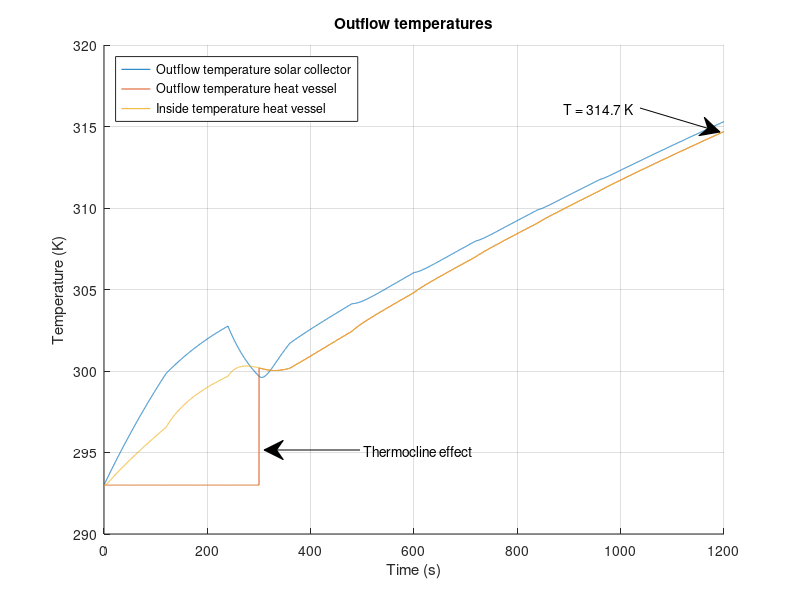

This figure's MATLAB source:
%%%%%%%%%%%%%%%%%%%%%%%%%%%%%%%%%%%%%%%%%%%%
% Matlab model for Solar Collector Group 10%
%%%%%%%%%%%%%%%%%%%%%%%%%%%%%%%%%%%%%%%%%%%%
clc;
clear;
close all;
%%
%%%%%%%%%%%
%Constants%
%%%%%%%%%%%
%Natural costants:
    sigma = 5.67*10^(-8);                       %Stefan-Boltzmann constant
    v_out = 4.5;                                %Velocity of air outside the solar collector [m/s]
    v_in = 0;                                   %Velocity of air inside the solar collector [m/s]
%Emissivity
    e_Cu = 0.22;                                %Copper tube, value 0.052
    e_glass = 0.94;
    e_PVC = 0.91;                               %PVC tube
    e_foam = 0.9;                               %foam foil
    e_Al = 0.04;                                %Aluminum tape
    e_paint = 0.95;                             %Emissivity of black paint (for comparison)
    e_wood = 0.94;
    e_CuMatte = 0.22;                           %Emissivity of the copper tube after making it less reflective (for comparison)
%Thermal conductivity
    k_air = 0.026;                              %Air [W/(m*K)]
    k_tempex =0.03;                             %Tempex plate [W/(m*K)]
    k_Cu = 400;                                 %Copper tube [W/(m*K)]
    k_wood = 0.12;                              %Wood casing [W/(m*K)]
    k_Po = 0.13;                                %Polyurethane tube [W/(m*K)]
    k_PVC = 0.19;                               %PVC thermal conduc [W/(m*K)]
    k_foil = 0.04;                              %Polyethylene foam foil [W/(m*K)]
    k_glass = 0.96;                             %Thermal conductivity of the glass plate [W/(m*K)]
%Heat transfer coefficient
    h_out_air = 10.45 - v_out + 10*(v_out)^(1/2);%Outside solar collector air [W/(m^2*K)]
    h_in_air = 10.45 - v_in + 10*(v_in)^(1/2);  %Inside solar collector air [W/(m^2*K)]
    h_air = 2.5;                                %Still standing 298K air [W/(m^2*K)]
%Specific heat
    c_water = 4186;                             %Specific heat water [J/kgK]
    c_Cu = 386;                                 %Specific heat copper [J/kgK]
    c_Al = 922;                                 %Specific heat aluminium[J/kgK]
    c_air = 1007;                               %Specific heat air[J/kgK]
%Measurements
    D_Cu = 0.012;                               %Diameter of the copper tube [m]
    D_PolyTube = 0.008;                         %Diameter of the polyurathane pump tubes [m]
    R_Cu1 = 0.005;                              %Inner radius of the copper tube [m]
    R_Cu2 = 0.006;                              %Outer radius of  the copper tube [m]
    V_air = 0.04911;                            %Volume of the air in the solar collector [m^3]
    V_Al = 8.96*10^(-5);                        %Total volume of the aluminum tape
    L_Cu_SC = 6.63;                             %Length of the copper tube in the solar collector [m]
    L_CuTube = 6.630;                           %Total length of tube that's exposed to the air [m]
    L_PolyTube1 = 3;                            %Total length of polyurathane pump tube 1 [m]
    L_PolyTube2 = 3;                            %Total length of polyurathane pump tube 2 [m]
    d_frame = 0.05;                             %Thickness of the pinewood frame [m]
%Measurements Heat storage vessel
    D_pvc = 0.050;                              %Diameter PVC tube [m]
    R_pvcThick = 0.0018;                        %PVC wall thickness
    R_pvc1 = (D_pvc/2) - R_pvcThick;            %Inner Radius PVC tube [m]
    R_pvc2 = (D_pvc/2);                         %Outer Radius PVC tube [m]
    N_insLayers = 6;                            %Number of insulating polyethylene foam foil layers [m]
    R_polyFoil = N_insLayers * 0.003;           %Radius thickness polyethylene foam foil [m]
    L_Tube_HV = 0.71;                           %PVC length [m]
%Measurements for in- and outlet connectors
    D_Po = 0.012;                               %Diameter of the polyurethane tube [m]
    R_Po1 = 0.004;                              %Inner radius of the polyurethane tube [m]
    R_Po2 = 0.006;                              %Outer radius of the polyurethane tube [m]
    L_Tube_HV_to_SC = 3;                        %Half of general setup length, HV to SC [m]
    L_Tube_SC_to_HV = 3;                        %Half of general setup length, SC to HV [m]
%Areas
    A_RadCu = 4*D_Cu*1.4+3*0.5*0.25*pi*(0.0898^2-0.0778^2)+2*0.012*0.15; %Sunlit area of the copper tube [m^2]
    A_RadAl = 0.670*1.4 - 4*0.012*1.4;                      %Sunlit area of the aluminum troughs [m^2]
    A_AirCu = 1.4*pi*D_Cu + 3*4.9594762*10^(-3) + 0.05*pi*D_Cu + 2*0.1*pi*D_Cu; %Area of the copper tube that's exposed to the air [m^2]
    A_AirTape = 1.971;                                      %Area of the aluminum tape that is exposed to the air [m^2]
    A_AirSS = 2*(1.64*0.67)+2*(0.67*0.065)+2*(0.065*1.72);  %Area of solar collector that is exposed to the air [m^2]
    A_frame = 2*(0.67*0.065)+2*(0.065*1.72);                %Area of sides touching pinewood [m^2]
    A_HV = 2*pi*(R_pvc2+R_polyFoil)*L_Tube_HV;              %Area of heat vessel [m^2] %%%%CHECK THIS
%Intensity
    I_sun = 1000;                               %Intensity of the artificial sun [W/m^2]
    I_glass = 950;                              %Intensity after absorption of glass plate [W/m^2]
%Temperatures
    T_sur = 293;                                %Temperature of the surroundings [K]
    T_in = 293;                                 %Temperature of the incoming water [K]
%Density
    rho_w = 1000;                               %Density of water [kg/m^3]
    rho_Cu = 8.3*10^3;                          %Density of copper [kg/m^3]
    rho_air = 1.29;                             %Density of air [kg/m^3]
    rho_Al = 2.70*10^3;                         %Density of aluminum [kg/m^3]
%Variables
    test_length = 20;                           %Given time in test [minutes]
    flowrate = 0.1;                             %Initial flowrate [L/min]
%%
%%%%%%%%%%%%%%
%Calculations%
%%%%%%%%%%%%%%
%%Aluminium reflection and absorption rates%%
dQdt_RadAl = (1-e_Al)*A_RadAl*I_glass;                                      %Energy that is reflected by the aluminum tape [W]
dQdt_RadAl_in = (e_Al)*A_RadAl*I_glass;                                     %Energy that is absorbed by the aluminum tape [W]
dQdt_RadCu = e_Cu*A_RadCu*I_glass + e_Cu*dQdt_RadAl;                        %Energy that is absorbed by the copper tube due to radiation [W]

%%Length of simulation%%
t_end = test_length*60;                                                     %End time [s]
t_step = 0.1;                                                               %Step size [s]
Steps = t_end/t_step;                                                       %Amount of steps

%%HEAT VESSEL%%
T_HV_table = zeros(3,Steps+1);                                              %Heat vessel table for data logging
T_HV_table(1,:) = 0:t_step:t_end;
T_HV_out=T_in;                                                              %Beginning temperature of water in the heat vessel [K]
m_SC_water = 0.512;                                                         %Max mass of water in the solar collector [kg]
m_HV_water = 1.2;                                                           %Max mass of water in the heat vessel  [kg]
m_out_tube =1/4*pi*((D_Po -2*0.002)^2)*L_Tube_HV_to_SC ;                    %Max mass of water in the outlettubing [kg]
m_hv_frac = 0;                                                              %Initial fraction hot water to cold water [-]

%%Thermocline HV start values%%
m_HV_new = 0;                                                               %Starting mass of hot water in HV  [kg]
m_HV_old = m_HV_water;                                                      %Starting mass of cold water in HV [kg]
T_HV_inside = T_in;                                                         %Starting temperature HV [K]

%%Tube Heat vessel --> Solar Collector%%
m_PolyTube1_water = (1/4)*pi*D_PolyTube^2*L_PolyTube1*rho_w;                %Maximum amount of water in the tube [kg]
T_SC_in = T_in;                                                             %Starting temperature [K]

%%SOLAR COLLECTOR%%
T_SC_table = zeros(3,Steps+1);                                              %Solar collector table for data logging
T_SC_table(1,:) = 0:t_step:t_end;
T_SC_out=T_in;                                                              %Beginning temperature of water in the solar collector [K]

%SC glass plate calculations
d_glass = 0.004;                                                            %Thickness of the glass plate [m]
A_glass = 0.67*(1.640+0.080);                                               %Area of the glass plate [m]

%%Tube Solar Collector --> Heat vessel%%
m_PolyTube2_water = (1/4)*pi*D_PolyTube^2*L_PolyTube2*rho_w;                %Maximum amount of water in the tube [kg]
T_HV_in = T_in;                                                             %Starting temperature [K]

%%General%%
m_Cu = (L_Cu_SC*pi*R_Cu2^2 - L_Cu_SC*pi*R_Cu1^2)*rho_Cu;                    %Mass of the copper tube in the solar collector [kg]
m_air = rho_air*V_air;                                                      %Mass of the air in the solar collector [kg]
m_Al = rho_Al*V_Al;                                                         %Total mass of the aluminum tape [kg]
T_air = T_in;                                                               %Starting temperature of the air [K]
T_Al = T_in;                                                                %Starting temperature of the aluminum tape [K]
m_flow = (flowrate/60/1000)*rho_w*t_step;                                   %Mass of water inflow from pump during t_step [kg]
%%
for t=0:t_step:t_end
    %%
    %%%%%%%%%%%%%%%%%%%%%%%%%%%%%%%%%%%%%%%%
    %       Variable flowrate              %
    %%%%%%%%%%%%%%%%%%%%%%%%%%%%%%%%%%%%%%%%
    if (120<t && t<1080)                                                   %Varying flow rate between 2 minutes and 18 minutes
          xStart = 0.2;                                                    %Flow rate after 2 minutes
          steptime = 0.4;                                                  %Stepsize of the flow rate after every 2 minutes
          N = 8;                                                           %Amount of steps
          pump = xStart + (0:N-1)*steptime;                                %Ceating array with differnt flow rates
          flowrate = pump(round((t-60)/120));                              %At what time which array (flow rate) should be picked
          m_flow = (flowrate/60/1000)*rho_w*t_step;                        %Mass of water inflow from pump during t_step [kg]
    elseif (1080<t && t<1200)                                              %Flow rate between 18 minutes and 20 minutes
          flowrate = 3;                                                    %Flow rate [L/min]
          m_flow = (flowrate/60/1000)*rho_w*t_step;                        %Mass of water inflow from pump during t_step [kg]
    end
    %%
    %%%%%%%%%%%%%%%%%%%%%%%%%%%%%%%%%%%%%%%%
    %       Equations for the vessel       %
    %%%%%%%%%%%%%%%%%%%%%%%%%%%%%%%%%%%%%%%%    
    %%%%%Insulation heat loss%%%%
    R_HV_PVC_cond = R_pvc1/(k_PVC*(2*pi*R_pvc2*L_Tube_HV));                     %Thermal resitance of conduction through PVC [K/W]
    R_HV_ins_Cond =  (log((R_pvc2 + R_polyFoil)/R_pvc2)) / (k_foil*A_HV);   %Thermal resitance of conduction through poly foam foil [K/W]
    R_HV_ins_Conv = 1 / (h_air*A_HV);                                       %Thermal resitance of convection outside poly foam foil [K/W]
    HL_RadOut_PVC = e_PVC * sigma * A_HV * (T_HV_inside^4 - T_sur^4);   %Heat loss due to radiation PVC [W]
    HL_RadOut_foam = e_foam * sigma * A_HV * (T_HV_inside^4 - T_sur^4); %Heat loss due to radiation foam foil [W]
    R_HV_ins_total = R_HV_PVC_cond + R_HV_ins_Cond + R_HV_ins_Conv;         %Total thermal resistance in series [K/W]
    %Total heat flow through insulation multiplied with fraction hot water
    dQdt_HV_insulation = m_hv_frac*(-((T_HV_inside - T_sur ) / R_HV_ins_total)-HL_RadOut_PVC-HL_RadOut_foam);   
    
    %%%%%End caps heat loss%%%%
    R_HV_cap_Conv = 1 /h_air*pi*(R_pvc2+R_pvcThick).^2;                     %Thermal resistance due to convection on end caps [K/W]
    R_HV_cap1 = R_pvcThick / (k_PVC * (pi*R_pvc2).^2);                      %Thermal resistance end-cap [K/W]
    R_HV_cap2 = R_HV_cap1;                                                  %Thermal resistance upper end cap [K/W]
    if m_hv_frac == 1
        %If heatvessel is full of hot water, heat loss from both end caps is presumed
        R_HV_caps_total = R_HV_cap1 + R_HV_cap2 + 2*R_HV_cap_Conv;
        dQdt_HV_caps = -((T_HV_inside - T_sur ) / R_HV_caps_total);
    else
        %If hot water not at bottom HV, only 1 end-cap
        R_HV_caps_total = R_HV_cap1 + R_HV_cap_Conv;                        
        dQdt_HV_caps = -((T_HV_inside - T_sur ) / R_HV_caps_total);
    end
    
    %%%%Total heat flow storage vessel%%%%
    dQdt_HV_total = dQdt_HV_insulation + dQdt_HV_caps;                      %Total heat flow storage vessel [W/m^2]
    
    %%%%Calculate internal temperature%%%%
    delta_T = (dQdt_HV_total*t_step/(m_HV_water*c_water));                  %Resulting delta T of heat flow [K]
    T_HV_inside = T_HV_inside+delta_T;                                      %Resulting internal temperature [K]
    
    %%%%Thermocline effect%%%% 
    if (m_HV_new < m_HV_water)                                              % Cold region thermocline provides outlfow HV
        m_HV_new = m_HV_new + m_flow;
        T_HV_inside = (m_flow*T_HV_in + T_HV_inside*m_HV_new)/(m_HV_new + m_flow);
        m_hv_frac = m_HV_new / m_HV_water;                                  %Fraction hot to cold water in HV
        m_HV_old = m_HV_old - m_flow;
        T_HV_out = T_in;                                                    %Resulting temperature outlfow if full of hot water
    else                                                                    %Thermocline when cold water has been dispersed
        T_HV_inside = (m_flow*T_HV_in + T_HV_inside*m_HV_new)/(m_HV_new + m_flow);
        m_hv_frac = 1;                                                      %Fraction of cold water to hot water is 1, used for heat losses in HV
        T_HV_out = T_HV_inside;                                             %Resulting temperature outlfow if not full of hot water
    end
    
    %%%%Log HV data for plotting%%%%
    Column = round((1/t_step)*t+1);                                         %Table time step counter
    T_HV_table(2,Column)=T_HV_out;                                          %Assign value for T_HV_out to the right space
    T_HV_table(3,Column)=dQdt_HV_total;                                     %Assign value for dQdt_HV_total to the right space
    T_HV_table(4,Column)=T_HV_inside;                                       %Assign value for inside temperature heat vessel
    
    %%
    %%%%%%%%%%%%%%%%%%%%%%%%%%%%%%%%%%%%%%%%
    %Tube 1 Heat vessel --> Solar collector%
    %%%%%%%%%%%%%%%%%%%%%%%%%%%%%%%%%%%%%%%%
    %%%%Inflow temperature%%%%
    m_PolyTube1_old = m_PolyTube1_water - m_flow;                           %Mass of water from t-t_step [kg]
    m_PolyTube1_new = m_flow;                                               %Mass of water added to the heat vessel during t_step [kg]
    T_SC_in = (m_PolyTube1_old*T_SC_in + m_PolyTube1_new*T_HV_out)/(m_PolyTube1_old+m_PolyTube1_new); %Inflow temperature [K] 
    
    %%%%Thermal resistance%%%%
    R_tube_out_Cond =  (log(R_Po2 /R_Po1)) / ((2*pi*k_Po*L_Tube_HV_to_SC ));%Thermal resitance of conduction outlet tubing [K/W]
    R_tube_out_Conv = 1 / (h_air*(2*pi*R_Po2)*L_Tube_HV_to_SC) ;           %Thermal resitance of convection outlet tubing [K/W]
    R_tube_out_total = R_tube_out_Cond + R_tube_out_Conv;                  %Total thermal resistance in series [K/W]
    
    %%%%Total heat flowflow%%%%
    dQdt_PolyTube1_total = -((T_HV_out - T_sur ) / R_tube_out_total);       %Total heat flow HV to SC[W/m^2]
    
    %%%%Outflow temperature
    delta_T = (dQdt_PolyTube1_total*t_step/(m_PolyTube1_water*c_water));    %Resulting delta T of heat flow [K]
    T_SC_in = T_SC_in+delta_T;                                              %Resulting outflow temperature [K]
    
    %%
    %%%%%%%%%%%%%%%%%%%%%%%%%%%%%%%%%%%%%%%%
    %  Equations for the solar collector   %
    %%%%%%%%%%%%%%%%%%%%%%%%%%%%%%%%%%%%%%%%
    m_SC_old = m_SC_water - m_flow;                                         %Mass of water from t-t_step [kg]
    m_SC_new = m_flow;                                                      %Mass of water added to the solar collector during t_step [kg]
    T_SC_out = (m_SC_old*c_water*T_SC_out + m_Cu*c_Cu*T_SC_out + m_SC_new*c_water*T_SC_in)/(m_SC_old*c_water + m_Cu*c_Cu + m_SC_new*c_water);

    %%%Heat transfer mechanisms in the solar collector%%%	
    dtQt_RadOut = e_Cu * sigma * A_AirCu * (T_SC_out^4 - T_air^4);          %Heat loss due to radiation [W]                
    R_CondOut = (log(R_Cu2/R_Cu1)) / (2*pi*k_Cu*L_CuTube);                  %Thermal resistance due to conduction in the copper tube [K/W]
    R_Cu_conv = 1 / (h_air*A_AirCu);                                         %Thermal resistance due to convection [K/W]
    R_SC_total = R_CondOut + R_Cu_conv;                                     %The total of all the thermal resistances [K/W]
  
    %%%%Total heat flow solar collector%%%%
    dQdT_SC_tube = ((T_SC_out - T_air) / R_SC_total);
    dQdt_SC_total = dQdt_RadCu - dQdT_SC_tube - dtQt_RadOut;        %Total heat flow solar collector [W/m^2]
    
    %%%%Calculate internal temperature%%%%    
    delta_T = (dQdt_SC_total*t_step)/(m_SC_water*c_water + m_Cu*c_Cu);      %Resulting delta T of heat flow [K]
    T_SC_out=T_SC_out+delta_T;                                              %Resulting outflow temperature [K]
    
    %%%%Log SC data for plotting%%%%
    Column = round((1/t_step)*t+1);                                         %Table time step counter
    T_SC_table(2,Column)=T_SC_out;                                          %Assign value for T to the right space
    T_SC_table(3,Column)=delta_T;                                           %Assign value for T to the right space
    
    %%
    %%%%%%%%%%%%%%%%%%%%%%%%%%%%%%%%%%%%%%%%
    %Tube 2 Solar collector --> Heat vessel%
    %%%%%%%%%%%%%%%%%%%%%%%%%%%%%%%%%%%%%%%%
    m_PolyTube2_old = m_PolyTube1_water - m_flow;                           %Mass of water from t-t_step [kg]
    m_PolyTube2_new = m_flow;                                               %Mass of water added to the heat vessel during t_step [kg]
   
    T_HV_in = (m_PolyTube2_old*T_HV_in + m_HV_new*T_SC_out)/(m_PolyTube2_old+m_HV_new); %Average internal HV temperature with inflow from SC [K]
    
    R_tube_in_Cond =  (log(R_Po2 /R_Po1)) / ((2*pi*k_Po*L_Tube_SC_to_HV )); %Thermal resitance of conduction inlet tubing [K/W]
    R_tube_in_Conv = 1 / (h_air*(2*pi*R_Po2)*L_Tube_SC_to_HV) ;             %Thermal resitance of convection inlet tubing [K/W]
    R_tube_in_total = R_tube_in_Cond + R_tube_in_Conv;                      %Total thermal resistance in series [K/W]
    
    %%%%Total flow
    dQdt_PolyTube2_total = -((T_HV_in - T_sur ) / R_tube_in_total);         %Total heat flow general setup SC to HV [W/m^2]

    delta_T = (dQdt_PolyTube2_total*t_step/(m_PolyTube2_water*c_water));    %Resulting delta T of heat flow [K]
    T_HV_in = T_HV_in+delta_T;                                              %Resulting outflow temperature [K]
        
    %%
    %%%%%%%%%%%%%%%%%%%%%%%%%%%%%%%%%%%%%%%%
    %            Air Temperature           %
    %%%%%%%%%%%%%%%%%%%%%%%%%%%%%%%%%%%%%%%%
    %To calculate dQdt_air_total, first the temperature of the aluminum tape has to be determined:
    dQdt_Al_conv = h_air*A_AirTape*(T_Al-T_air);                            %Convective heat loss aluminium tape [W/m^2]
    dQdt_Al_total = dQdt_RadAl_in - dQdt_Al_conv;                           %Total heat flow aluminium tape [W/m^2]
    delta_T = (dQdt_Al_total*t_step)/(m_Al*c_Al);                           %Resulting delta T aluminium tape [K]
    T_Al = T_Al + delta_T;                                                  %Temperature aluminium tape after delta T [K]

    %Air temperature:
    dQdt_CondEnv = -(k_wood * A_frame * (T_air - T_sur))/d_frame;               %Heat flow to the environment through the wood by conduction [W/m^2]
    dQdt_CondGlass = -(k_glass*A_glass*(T_air - T_sur))/d_glass;           %Heat flow to the environment through the glass by conduction [W/m^2]
    dQdt_air_total = dQdt_Al_conv + dQdt_CondEnv + dQdt_CondGlass + dQdT_SC_tube; %Total heat flow air inside solar collector [W/m^2]
     
    delta_T = (dQdt_air_total*t_step)/(m_air*c_air);                        %Resulting delta T of heat flow [K]
    T_air = T_air + delta_T;                                                %Resulting air temperature [K]
    
end
%%
%%%%%%%%%%
%Plotting%
%%%%%%%%%%

t_var=T_SC_table(1,:);          %Time variable
T_SC_var=T_SC_table(2,:);       %Outflow temperature solar collector
T_HV_var=T_HV_table(2,:);       %Outflow temperature heat vessel
T_HV_inside = T_HV_table(4,:);  %Inside temperature heat vessel

hold on
grid on

plot(t_var,T_SC_var);
plot(t_var,T_HV_var);
plot(t_var,T_HV_inside);

annotation('textarrow',[0.8 0.9], [0.82 0.78] ,'String','T = 314.7 K ');
annotation('textarrow', [0.45 0.33], [0.25 0.25], 'String', 'Thermocline effect');

ylabel('Temperature (K)')
legend({'Outflow temperature solar collector','Outflow temperature heat vessel','Inside temperature heat vessel'}, 'Location','northwest')

xlim([0 t_end]);
xlabel('Time (s)')
title('Outflow temperatures')
saveas(gcf,'Outflow temperature.jpg')